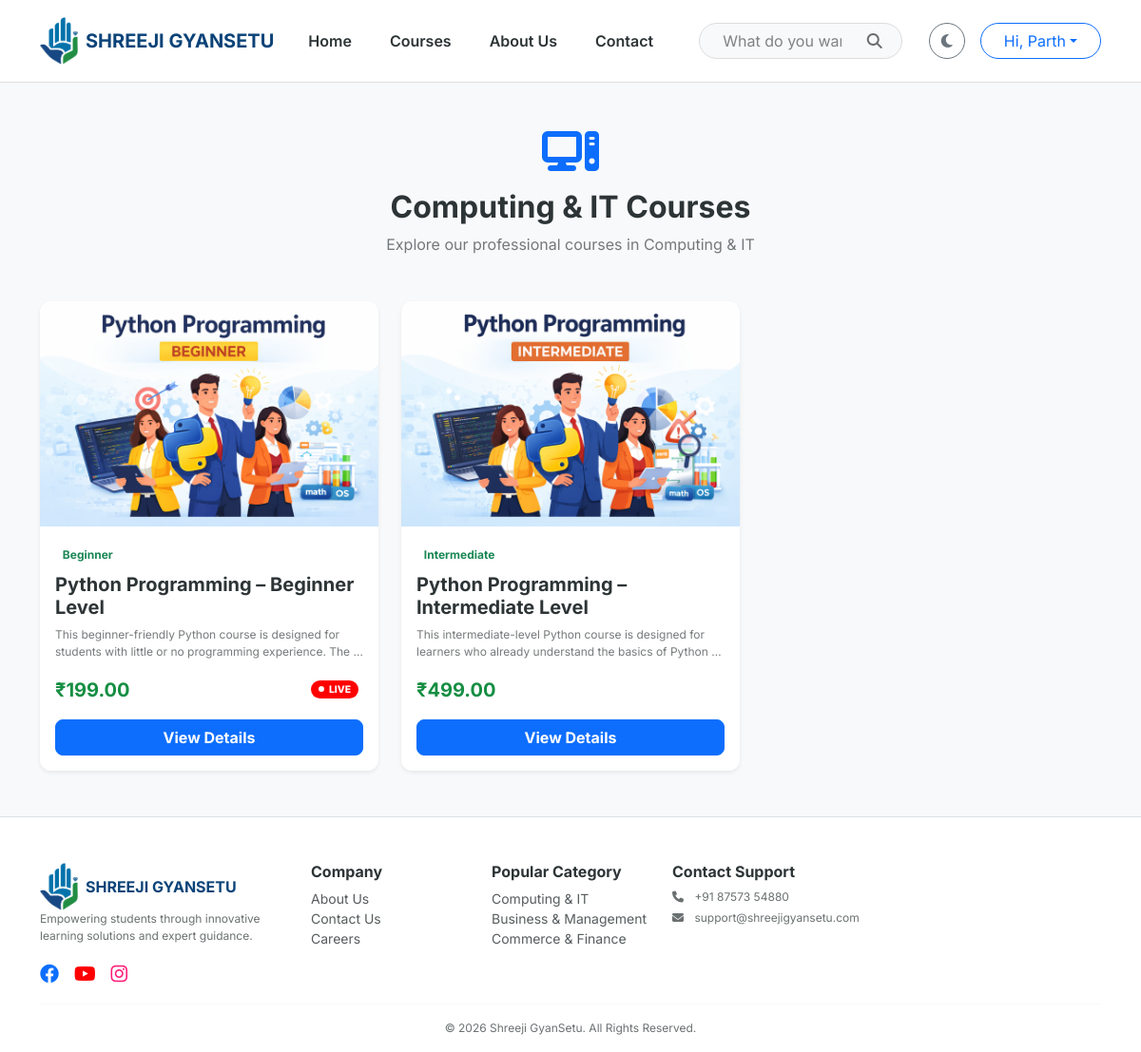
Before: /category/computing-it/ (signed in) with the older database file.
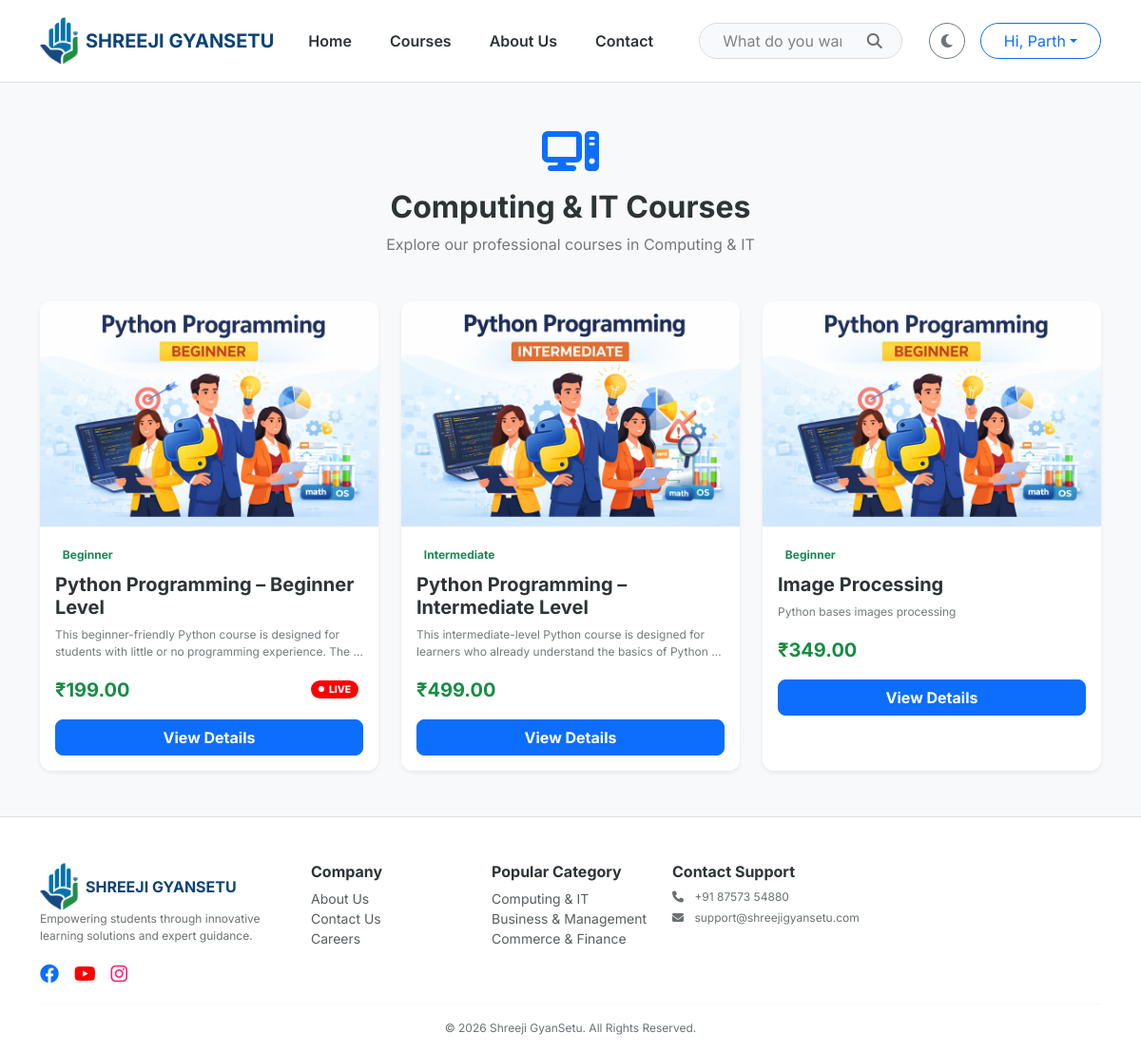
After: the same page with the newer database file.
### users/models.py (models this page shows, shortened)
class User(AbstractUser):
    class Role(models.TextChoices):
        ADMIN = "ADMIN", "Admin"
        TEACHER = "TEACHER", "Teacher"
        STUDENT = "STUDENT", "Student"
    role = models.CharField(max_length=10, choices=Role.choices, default=Role.STUDENT)
    phone_number = models.CharField(max_length=15, blank=True, null=True)
    profile_picture = models.ImageField(upload_to='profiles/', blank=True, null=True)

### courses/models.py (models this page shows, shortened)
class MasterCategory(models.Model):
    title = models.CharField(max_length=100)
    slug = models.SlugField(unique=True, blank=True)
    icon_class = models.CharField(max_length=50, default="fa-book")
    order = models.PositiveIntegerField(default=0)
    class Meta:
        verbose_name_plural = "1. Master Categories"
        ordering = ['order']

class Course(models.Model):
    LEVEL_CHOICES = [('Beginner', 'Beginner'), ('Intermediate', 'Intermediate'), ('Advanced', 'Advanced')]
    master_category = models.ForeignKey(MasterCategory, on_delete=models.CASCADE, related_name='courses')
    title = models.CharField(max_length=200)
    slug = models.SlugField(unique=True, blank=True)
    thumbnail = models.ImageField(upload_to='course_thumbnails/')
    description = models.TextField()
    is_active = models.BooleanField(default=True)
    price = models.DecimalField(max_digits=10, decimal_places=2)
    discount_price = models.DecimalField(max_digits=10, decimal_places=2, null=True, blank=True)
    level = models.CharField(max_length=20, choices=LEVEL_CHOICES, default='Beginner')
    is_live = models.BooleanField(default=False)
    enrollment_count = models.PositiveIntegerField(default=0)
    created_at = models.DateTimeField(auto_now_add=True)
    teacher = models.ForeignKey(
        settings.AUTH_USER_MODEL,
        on_delete=models.SET_NULL,
        null=True,
        blank=True,
        limit_choices_to=Q(profile__user_type= 'Teacher') | Q(profile__user_type= 'Admin'),
        related_name='taught_courses',
    )
    students = models.ManyToManyField(
        settings.AUTH_USER_MODEL,
        related_name='enrolled_courses',
        blank=True,
        limit_choices_to=Q(profile__user_type= 'Student')
    )
    @property
    def enrollment_count(self):
        """Returns the actual count from the ManyToMany relationship"""
        return self.students.count()
    class Meta:
        verbose_name_plural = "2. Courses"

### courses/views.py (the view)
# urls.py: path('category/<slug:slug>/', category_detail, name='category_detail'),
def category_detail(request, slug):
    category = get_object_or_404(MasterCategory, slug=slug)
    courses = Course.objects.filter(master_category=category, is_active=True)
    return render(request, 'courses/category_detail.html', {'category': category, 'courses': courses})

### courses/context_processors.py (called while the page is built)
def extras(request):
    return {
        'all_categories': MasterCategory.objects.all().order_by('order')[:4]
    }

### templates/courses/category_detail.html
{% extends 'base.html' %}
{% block content %}
  <div class="container my-5">
    <div class="text-center mb-5">
      <i class="fas {{ category.icon_class }} fa-3x text-primary mb-3"></i>
      <h2 class="fw-bold">{{ category.title }} Courses</h2>
      <p class="text-muted">Explore our professional courses in {{ category.title }}</p>
    </div>
    <div class="row g-4">
      {% for course in courses %}
        <div class="col-md-4">
          <a href="{% url 'course_detail' course.slug %}" class="text-decoration-none text-dark">
            <div class="card h-100 course-card shadow-sm border-0">
              <div class="position-relative">
                <img src="{{ course.thumbnail.url }}" class="card-img-top" alt="{{ course.title }}" />
              </div>
              <div class="card-body">
                <span class="badge bg-soft-success text-success mb-2">{{ course.level }}</span>
                <h5 class="card-title fw-bold" style="color: var(--text-dark)">{{ course.title }}</h5>
                <p class="card-text text-muted small">{{ course.description|truncatewords:15 }}</p>
                <div class="d-flex justify-content-between align-items-center mt-3 mb-3">
                  <span class="fw-bold fs-5" style="color: var(--primary-green);">₹{{ course.price }}</span>
                  {% if course.is_live %}
                    <div class="live-wrapper">
                      <span class="live-badge"><span class="live-dot"></span>LIVE</span>
                    </div>
                  {% endif %}
                </div>
                <a href="{% url 'course_detail' course.slug %}" class="btn btn-primary w-100 rounded-3 fw-bold">View Details</a>
              </div>
            </div>
          </a>
        </div>
      {% empty %}
        <div class="col-12 text-center py-5">
          <h4 class="text-muted">No courses available in this category yet.</h4>
        </div>
      {% endfor %}
    </div>
  </div>
{% endblock %}

### templates/base.html (shortened to what this page needs)
<!DOCTYPE html>
<html lang="en" data-theme="light">
  <head>
    {% load static %}
    <link href="https://cdn.jsdelivr.net/npm/bootstrap@5.3.0/dist/css/bootstrap.min.css" rel="stylesheet" />
    <link rel="stylesheet" href="https://cdnjs.cloudflare.com/ajax/libs/font-awesome/6.4.0/css/all.min.css" />
    <link rel="stylesheet" href="{% static 'css/style.css' %}" />
  </head>
  <body>
    <nav class="navbar navbar-expand-lg sticky-top">
      <div class="container">
        <a class="navbar-brand d-flex align-items-center" href="/">
          <img src="{% static 'images/logo.png' %}" alt="Logo" height="50" class="me-2" />
          <span class="fw-bold">SHREEJI GYANSETU</span>
        </a>
        <div class="collapse navbar-collapse" id="mainNavbar">
          <ul class="navbar-nav mb-2 mb-lg-0 fw-semibold">
            <li class="nav-item">
              <a class="nav-link" href="/">Home</a>
            </li>
            <li class="nav-item">
              <a class="nav-link" href="{% url 'all_courses' %}">Courses</a>
            </li>
            <li class="nav-item">
              <a class="nav-link" href="{% url 'about_us' %}">About Us</a>
            </li>
            <li class="nav-item">
              <a class="nav-link" href="{% url 'contact_us' %}">Contact</a>
            </li>
          </ul>
          <form class="mx-auto d-none d-lg-flex position-relative" style="width: 25%;" action="{% url 'search' %}" method="GET">
            <input name="q" class="form-control rounded-pill ps-4 pe-5" type="search" placeholder="What do you want to learn?" value="{{ request.GET.q }}" style="background: var(--bg-light); color: var(--text-dark); border-color: var(--border-color);" />
            <button class="btn position-absolute end-0 top-50 translate-middle-y me-2" type="submit"><i class="fas fa-search"></i></button>
          </form>
          <div class="d-flex align-items-center gap-3">
            <button id="theme-toggle" class="btn btn-outline-secondary rounded-circle" onclick="toggleTheme()" title="Toggle Theme"><i class="fas fa-moon"></i></button>
            {% if user.is_authenticated %}
              <div class="dropdown">
                <button class="btn btn-outline-primary dropdown-toggle rounded-pill px-4" type="button" data-bs-toggle="dropdown">Hi, {{ user.first_name|default:user.username }}</button>
              </div>
            {% else %}
              <a href="{% url 'login' %}" class="btn btn-dark rounded-pill px-4">Login</a>
            {% endif %}
          </div>
        </div>
      </div>
    </nav>
    {% block content %}
    {% endblock %}
    <footer class="border-top pt-5 pb-3 mt-5" style="background-color: var(--card-bg);">
      <div class="container">
        <div class="row g-4">
          <div class="col-lg-3">
            <a class="navbar-brand d-flex align-items-center" href="/">
              <img src="{% static 'images/logo.png' %}" alt="Logo" height="50" class="me-2" />
              <span class="fw-bold">SHREEJI GYANSETU</span>
            </a>
            <p class="text-muted small">Empowering students through innovative learning solutions and expert guidance.</p>
            <div class="d-flex gap-3 fs-5 text-primary">
              <a href="https://www.facebook.com/shreejiFintech"><i class="fab fa-facebook"></i></a>
              <a href="https://www.youtube.com/@ShreejiFintech"><i class="fab fa-youtube" style="color: red"></i></a>
              <a href="https://www.instagram.com/shreejifintech/"><i class="fab fa-instagram" style="color: #ff1c77;"></i></a>
            </div>
          </div>
          <div class="col-6 col-md-3 col-lg-2">
            <h6 class="fw-bold">Company</h6>
            <ul class="list-unstyled small">
              <li>
                <a href="{% url 'about_us' %}" class="text-muted text-decoration-none">About Us</a>
              </li>
              <li>
                <a href="{% url 'contact_us' %}" class="text-muted text-decoration-none">Contact Us</a>
              </li>
              <li>
                <a href="#" class="text-muted text-decoration-none">Careers</a>
              </li>
            </ul>
          </div>
          <div class="col-6 col-md-3 col-lg-2">
            <h6 class="fw-bold">Popular Category</h6>
            <ul class="list-unstyled small">
              {% for cat in all_categories %}
                <li>
                  <a href="{% url 'category_detail' cat.slug %}" class="text-muted text-decoration-none">{{ cat.title }}</a>
                </li>
              {% endfor %}
            </ul>
          </div>
          <div class="col-lg-3">
            <h6 class="fw-bold">Contact Support</h6>
            <p class="small text-muted mb-1">
              <i class="fas fa-phone me-2"></i> +91 87573 54880
            </p>
            <p class="small text-muted">
              <i class="fas fa-envelope me-2"></i> support@shreejigyansetu.com
            </p>
          </div>
        </div>
        <hr />
        <div class="text-center text-muted small">&copy; 2026 Shreeji GyanSetu. All Rights Reserved.</div>
      </div>
    </footer>
  </body>
</html>

### static/css/style.css (style rules this page uses)
:root { --primary-blue: #0b4378; --primary-green: #168e43; --primary-cyan: #006da0; --primary-dblue: #0b4378; --bg-light: #f8f9fa; --text-dark: #2d3436; --card-bg: #ffffff; --border-color: #eee; --text-muted-adaptive: #6c757d; }
body { font-family: "Inter", sans-serif; background-color: var(--bg-light); color: var(--text-dark); transition: background 0.3s ease, color 0.3s ease; }
.navbar { background: var(--card-bg) !important; border-bottom: 1px solid var(--border-color); padding: 0.8rem 0; }
.navbar-brand span { color: var(--primary-blue) !important; }
.navbar-nav .nav-link { color: var(--text-dark); margin: 0 12px; font-weight: 600; position: relative; transition: 0.3s; }
.navbar-nav .nav-link::after { content: ""; position: absolute; width: 0; height: 2px; bottom: -2px; left: 0; background-color: var(--primary-green); transition: width 0.3s ease; }
.course-card { background: var(--card-bg); border: none; border-radius: 12px; transition: 0.3s; overflow: hidden; }
.live-wrapper { display: flex; align-items: center; justify-content: center; width: 60px; }
.card-body .live-badge { padding: 2px 8px; font-size: 0.65rem; }
.live-badge { background-color: #ff0000; color: #ffffff; padding: 4px 10px; border-radius: 50px; font-size: 0.7rem; font-weight: 800; display: flex; align-items: center; box-shadow: 0 0 0 0 rgba(255, 0, 0, 0.7); animation: pulse-red 2s infinite; z-index: 10; }
.live-dot { height: 6px; width: 6px; background-color: #ffffff; border-radius: 50%; display: inline-block; margin-right: 5px; }
[data-theme="light"] { --toggler-filter: invert(0); }
.navbar-nav .nav-link { padding-right: 0.5rem !important; padding-left: 0.5rem !important; }
.navbar input[type="search"] { color: var(--text-dark); }
.navbar input[type="search"]::placeholder { color: var(--text-dark); opacity: 0.6; transition: color 0.3s ease; }
.navbar .fa-search { color: var(--text-dark); opacity: 0.7; transition: color 0.3s ease; }
[data-theme="light"] { --border-color: #ddd; }
.text-muted { color: var(--text-dark) !important; opacity: 0.65; }
.text-muted.small { font-size: 0.75rem; }
.course-card .card-body { background: var(--card-bg); color: var(--text-dark); }
footer h6 { color: var(--text-dark) !important; }
footer a.text-decoration-none { color: var(--text-dark) !important; opacity: 0.8; }
.form-control::placeholder { color: #6c757d; opacity: 0.8; }
.form-control { background-color: var(--bg-light); color: var(--text-dark); border: 1px solid var(--border-color); }
footer { background-color: var(--card-bg); color: var(--text-dark); transition: background 0.3s ease, color 0.3s ease; }
footer h6 { color: var(--text-dark); }
footer .text-muted { color: var(--text-dark) !important; opacity: 0.7; }
footer a.text-muted { color: var(--text-dark) !important; opacity: 0.8; transition: 0.3s; }
footer hr { border-color: var(--border-color); opacity: 0.2; }
footer .navbar-brand span { color: var(--primary-blue) !important; }

Changed rows visible on the page:
added Course: thumbnail (picture), level "Beginner", title "Image Processing", description "Python bases images processing", price "349.00"
